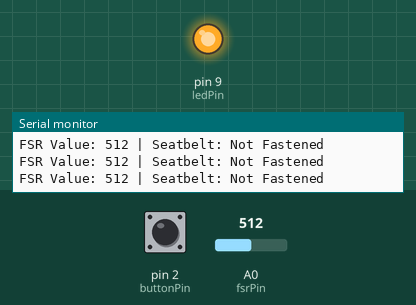
The sketch below on a simulated Arduino Uno, built with avr-gcc and run on an emulated ATmega328P. On the bench: output pins drawn as LEDs (lit = HIGH), the last lines printed to the serial monitor. Inputs (shaded band) come from the test bench; at power-on: pin 2 (buttonPin) HIGH, A0 (fsrPin) = 512.

Above: at 1.2 s.
1.3 s: pin 2 (buttonPin) pulled LOW for 0.35 s
At 1.65 s:
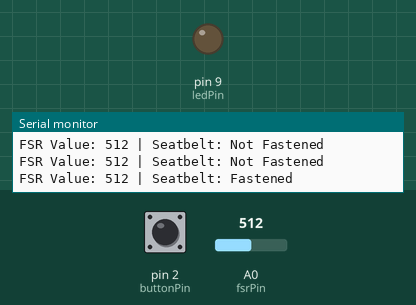
3.3 s: pin 2 (buttonPin) pulled LOW for 3.2 s
At 7.2 s:
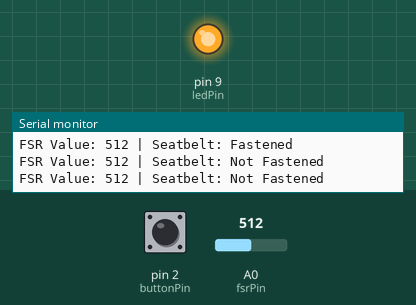
8.1 s: A0 (fsrPin) set to 106
9.6 s: A0 (fsrPin) set to 89
At 10.9 s:
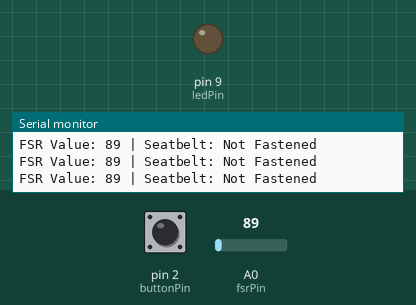
Timing chart, 0 to 12.1 s (numbered marks = the images above; inputs shaded):
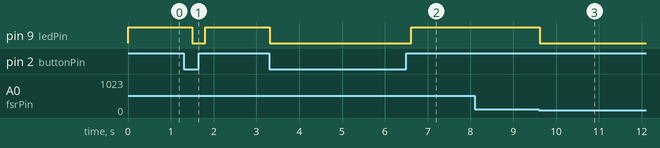

Measured:
- the behaviour switches between 101 and 100 on A0 (fsrPin) (found by bisection; images 2 and 3)
- after the input at 1.3 s, pin 9 (ledPin): HIGH → LOW after 0.20 s, → HIGH 0.30 s later
- after the input at 3.3 s, pin 9 (ledPin): HIGH → LOW at once, → HIGH 3.3 s later
- after the input at 9.6 s, pin 9 (ledPin): HIGH → LOW at once

The sketch:

seatbelt_reminder.ino
```cpp
const int fsrPin = A0;         // FSR connected to analog pin A0
const int buttonPin = 2;       // Button connected to digital pin 2
const int ledPin = 9;          // LED connected to digital pin 9 through 220Ω resistor

int pressureThreshold = 100;   // Adjust this value based on your FSR reading
// int pressureThreshold = 10;  // for DIY FSR

void setup() {
  pinMode(buttonPin, INPUT_PULLUP); // Using internal pull-up, so button connects to GND
  pinMode(ledPin, OUTPUT);
  Serial.begin(9600); // Open serial monitor to see FSR values and status
}

void loop() {
  int fsrReading = analogRead(fsrPin); // Read FSR analog value, i.e, seat pressure
  bool seatbeltFastened = (digitalRead(buttonPin) == LOW); // LOW = pressed = fastened

  // Debug output
  Serial.print("FSR Value: ");
  Serial.print(fsrReading);
  Serial.print(" | Seatbelt: ");
  Serial.println(seatbeltFastened ? "Fastened" : "Not Fastened");

  // Turn on LED if person is sitting and seatbelt is NOT fastened
  if (fsrReading > pressureThreshold && !seatbeltFastened) {
    digitalWrite(ledPin, HIGH); // Alert ON
  } else {
    digitalWrite(ledPin, LOW); // Alert OFF
  }

  delay(300); // Slight delay for stability(reduces flickering)
}
```
